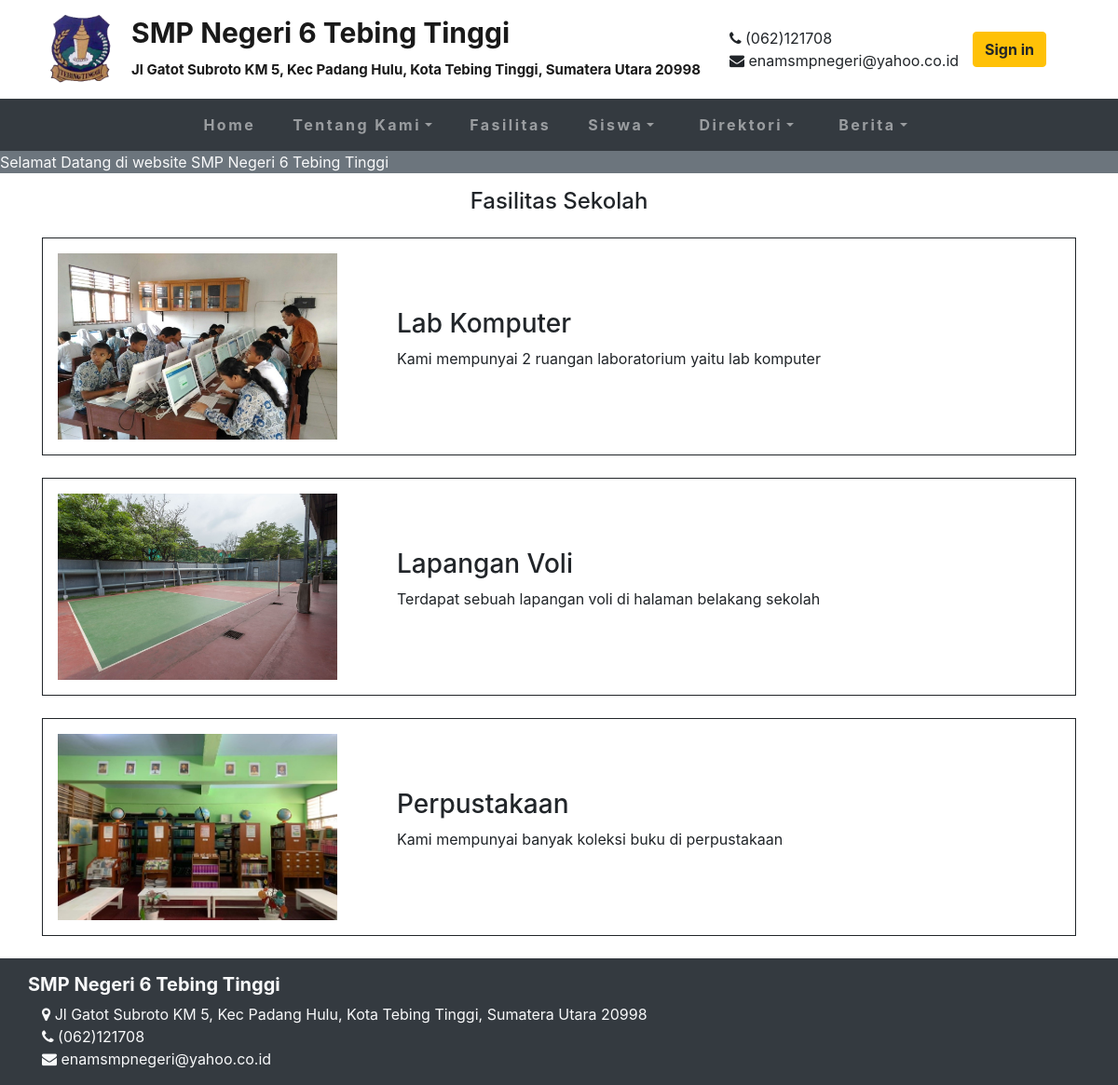
The app's page /web_app/fasilitas.php with its own data.
### tables this page shows
CREATE TABLE `fasilitas` (
  `id` int(11) NOT NULL,
  `judul` text NOT NULL,
  `deskripsi` text NOT NULL,
  `gambar` varchar(25) DEFAULT NULL
);

### web_app/fasilitas.php (the view)
<?php
    include 'header.php';
    include 'koneksi.php';
?>
<div class="container">
    <p>
        <center><h4>Fasilitas Sekolah</h4></center>
    </p>
</div>
<?php
    $data_fasilitas = "SELECT judul, deskripsi, gambar FROM fasilitas";
    $query = mysqli_query($koneksi, $data_fasilitas);
?>
<div class="container">
    <?php
    if (mysqli_num_rows($query) > 0) {
        while ($data = mysqli_fetch_object($query)) {
    ?>
    <div class="container my-4 no-gutter">
        <div class="row gy-4 my-4 p-2 align-items-center" style="border: 1px solid">
                <div class="col-md-4 p-2">
                    <?php if(empty($data->gambar)){?>
                        <img class="img-fluid" alt="Card image cap" style="width:300px;height:200px;border:1px outset" src="image/labBio.jpg">
                    <?php } else { ?>
                        <img class="img-fluid" alt="Card image cap" style="width:300px;height:200px;" src="admin/gambar/<?php echo $data->gambar ?>">
                    <?php } ?>
                </div>
                <div class="col-md-8 p-2">
                    <h3><?php echo $data->judul; ?></h3>
                    <p>
                        <?php echo $data->deskripsi; ?>
                    </p>
                </div>
        </div>
    </div>
    <?php }} ?>
</div>
<?php
    include 'footer.php';
?>

### records on screen
fasilitas: gambar (picture), judul "Lab Komputer", deskripsi "Kami mempunyai 2 ruangan laboratorium yaitu lab komputer"
fasilitas: gambar (picture), judul "Lapangan Voli", deskripsi "Terdapat sebuah lapangan voli di halaman belakang sekolah"
fasilitas: gambar (picture), judul "Perpustakaan", deskripsi "Kami mempunyai banyak koleksi buku di perpustakaan"
